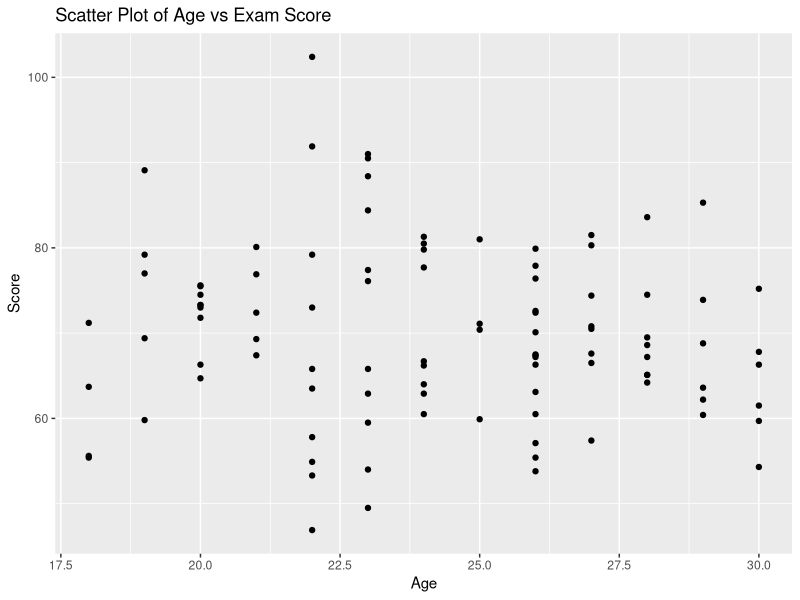
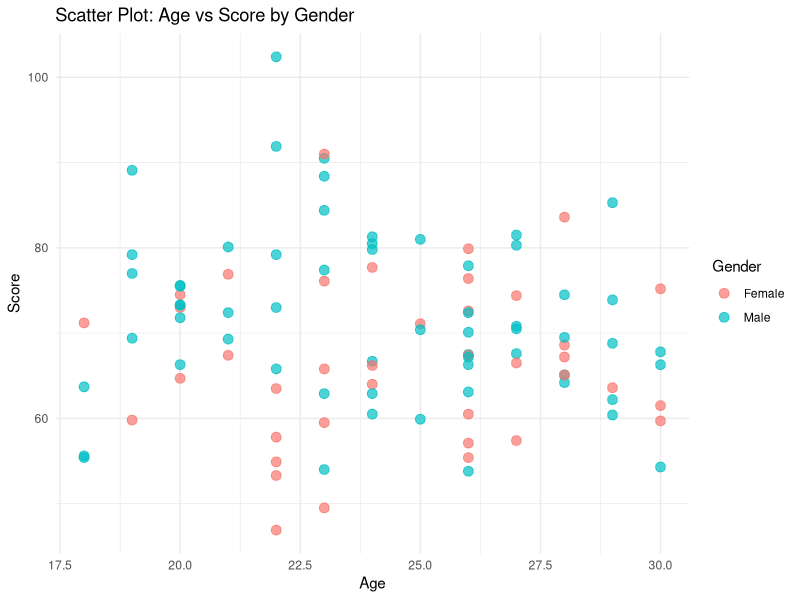
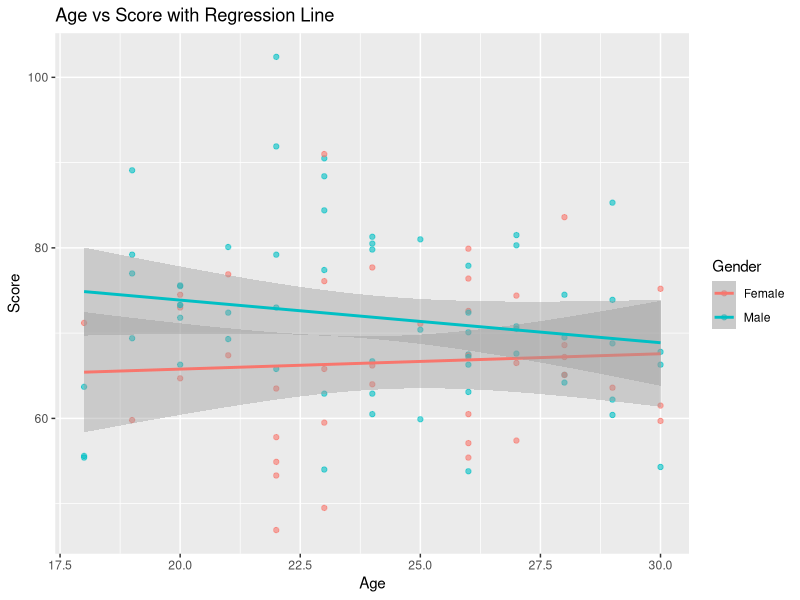
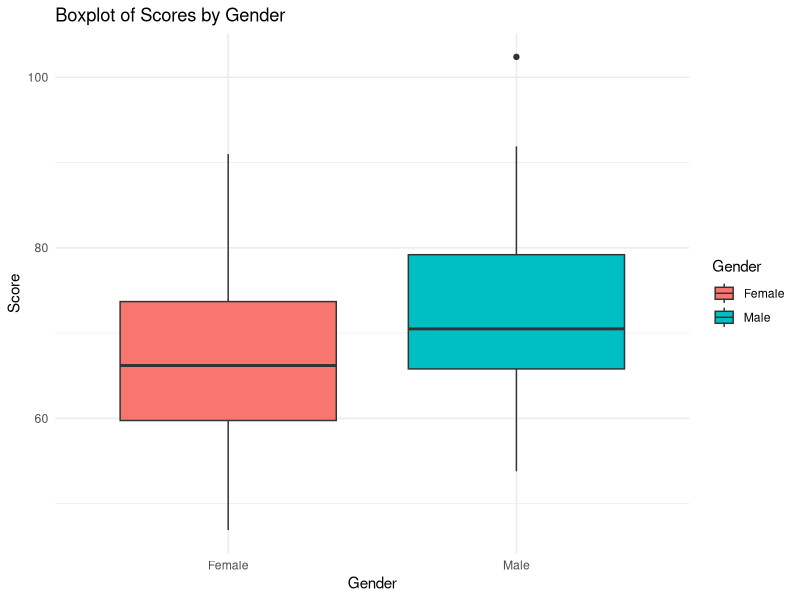
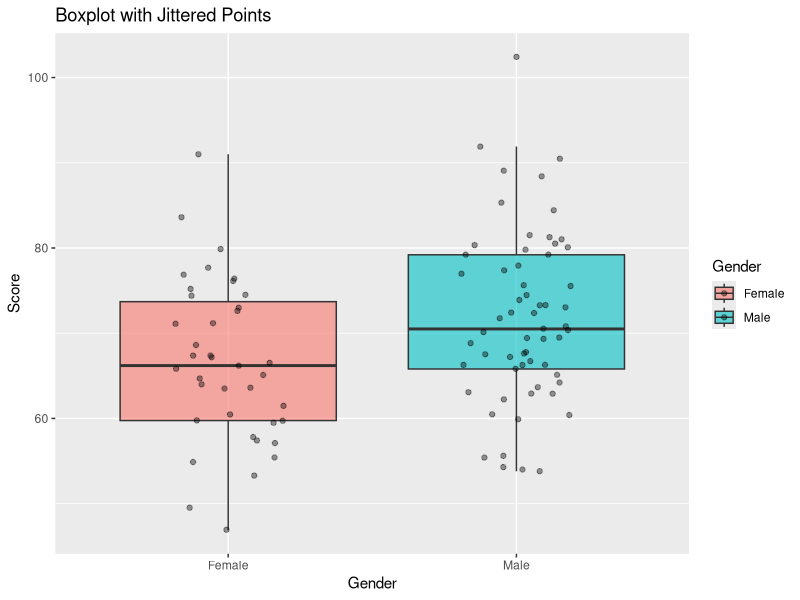

Write the R code that produced these figures, in order.
# Load tidyverse
library(tidyverse)

# --- Scatter Plot ---

# Simulated dataset: Age vs Exam Score by Gender
set.seed(123)
students <- tibble(
  Age = sample(18:30, 100, replace = TRUE),
  Score = round(rnorm(100, mean = 70, sd = 10), 1),
  Gender = sample(c("Male", "Female"), 100, replace = TRUE)
)

# Basic scatter plot
ggplot(students, aes(x = Age, y = Score)) +
  geom_point() +
  labs(title = "Scatter Plot of Age vs Exam Score", x = "Age", y = "Score")

# Scatter plot with color by Gender
ggplot(students, aes(x = Age, y = Score, color = Gender)) +
  geom_point(alpha = 0.7, size = 3) +
  labs(title = "Scatter Plot: Age vs Score by Gender", x = "Age", y = "Score") +
  theme_minimal()

# Add linear trend line (regression)
ggplot(students, aes(x = Age, y = Score, color = Gender)) +
  geom_point(alpha = 0.6) +
  geom_smooth(method = "lm", se = TRUE) +
  labs(title = "Age vs Score with Regression Line", x = "Age", y = "Score")

# --- Box Plot ---

# Boxplot of Score by Gender
ggplot(students, aes(x = Gender, y = Score, fill = Gender)) +
  geom_boxplot() +
  labs(title = "Boxplot of Scores by Gender", x = "Gender", y = "Score") +
  theme_minimal()

# Add jittered points to show distribution
ggplot(students, aes(x = Gender, y = Score, fill = Gender)) +
  geom_boxplot(outlier.shape = NA, alpha = 0.6) +
  geom_jitter(color = "black", width = 0.2, alpha = 0.4) +
  labs(title = "Boxplot with Jittered Points", x = "Gender", y = "Score")
